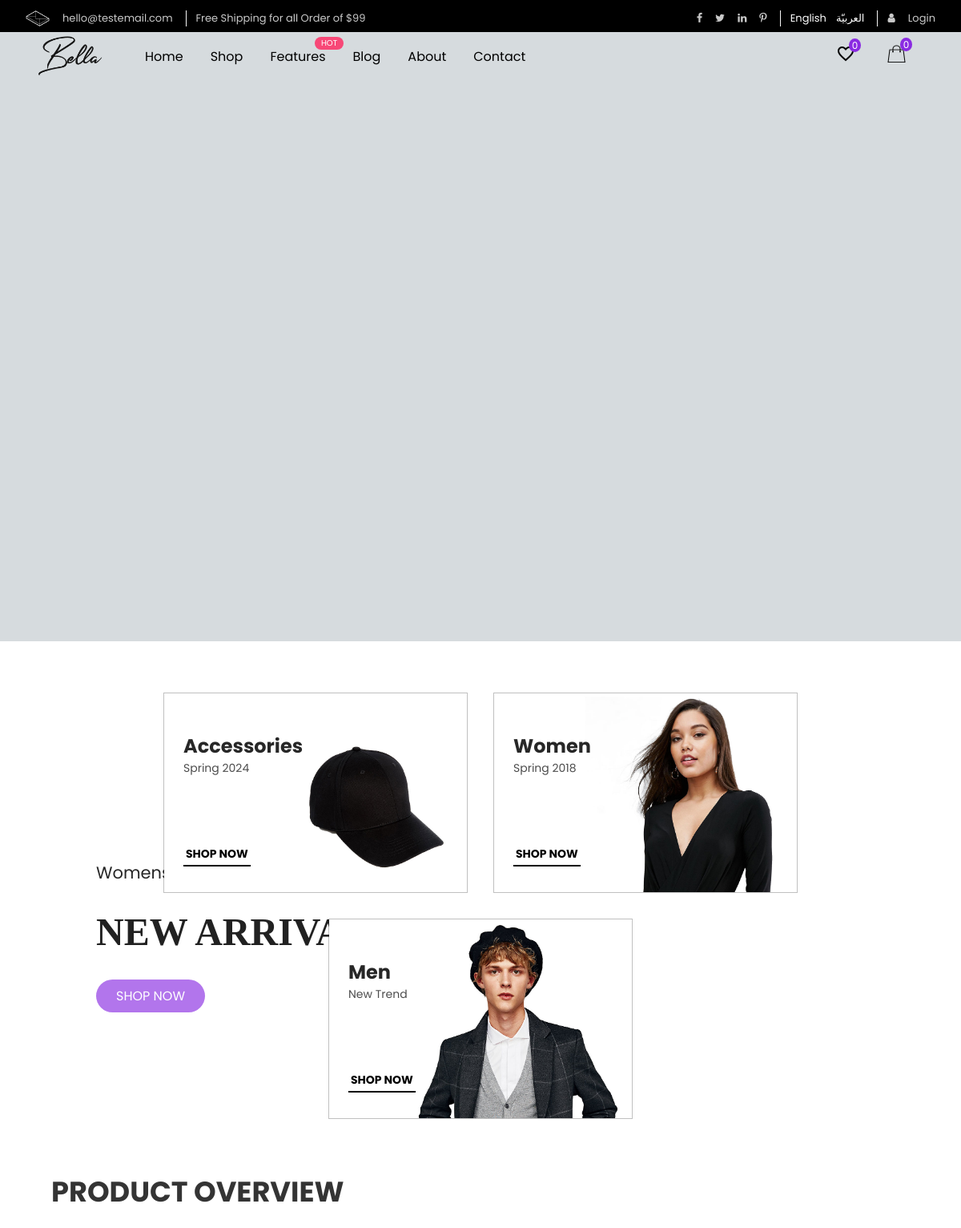
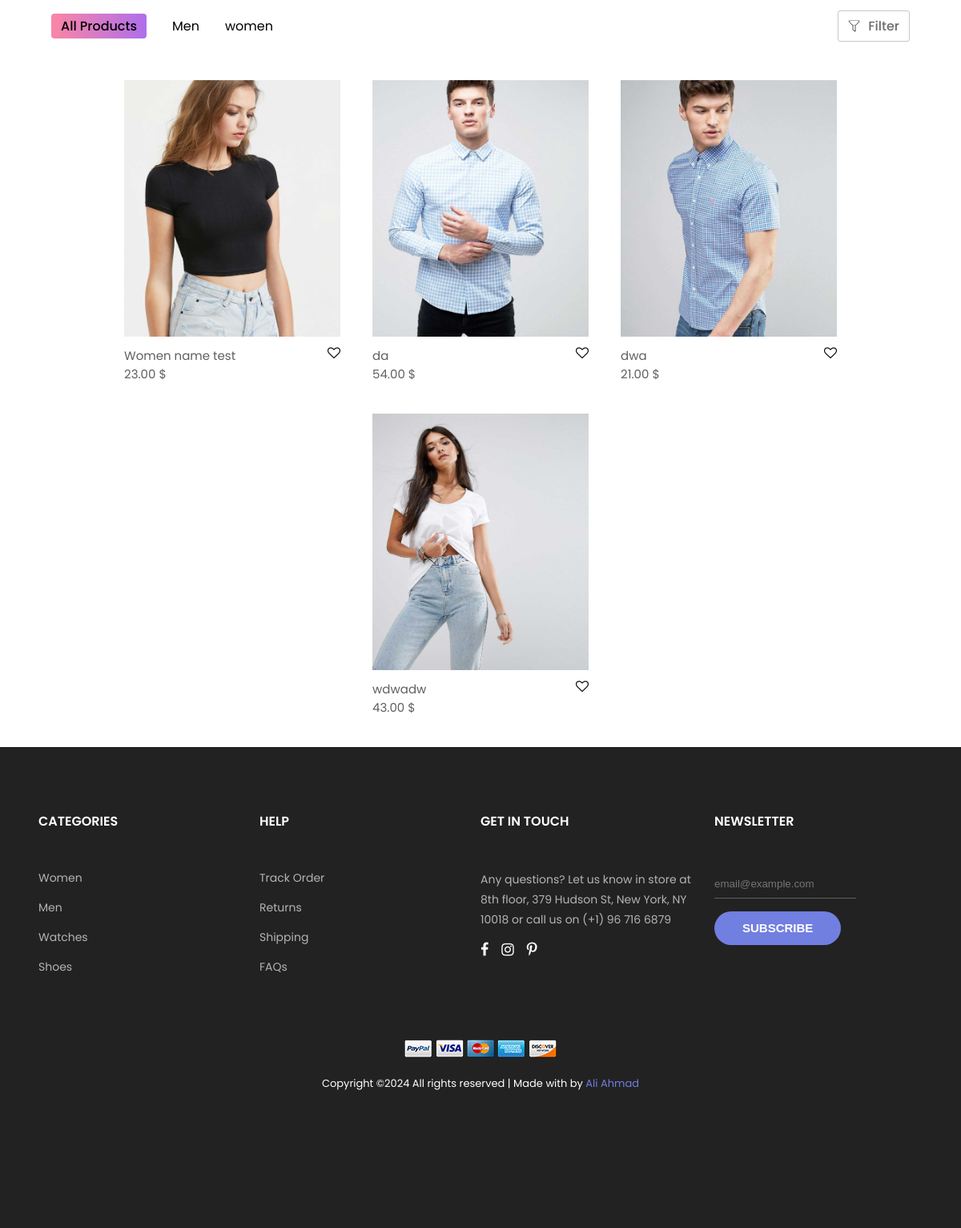
The page /en/ on the database its author committed (2 pictures, top to bottom).
### shop/models.py (models this page shows, shortened)
class Category(models.Model):
    name=models.CharField(max_length=200)
    slug=models.SlugField(max_length=200,unique=True,null=True,blank=True)
    class Meta:
        ordering=['name']
        indexes=[
        models.Index(fields=['name'])
        ]
        verbose_name='category'
        verbose_name_plural='categories'

class Product(models.Model):
    category=models.ForeignKey(Category,on_delete=models.CASCADE,related_name='c_products')
    name=models.CharField(max_length=150)
    slug=models.SlugField(max_length=150,blank=True,null=True)
    image=models.ImageField(upload_to="products_image/%Y/%m/%d",blank=True)
    description=models.TextField(blank=True)
    price=models.DecimalField(max_digits=10,decimal_places=2)
    available=models.BooleanField(default=True)
    created=models.DateTimeField(auto_now_add=True)
    updated=models.DateTimeField(auto_now=True)
    class Meta:
        ordering=['name']
        indexes=[
        models.Index(fields=['id','slug']),
        models.Index(fields=['name']),
        models.Index(fields=['-created'])
        ]
    def get_absolute_url(self):
        return reverse_lazy("shop:product_detail", kwargs={"id": self.id,'slug':self.slug})

### shop/views.py (the view)
# urls.py: path('',views.home,name='home'),
def home(request):
    categories=Category.objects.all()
    products=Product.objects.filter(available=True)
    return render(request,'home.html',{'products':products,'categories':categories})

### cart/cart.py (called while the page is built)
    def __len__(self):
        return sum(item['quantity'] for item in self.cart.values())

    def get_total_price(self):
        return sum(Decimal(item['price']) * item['quantity'] for item in self.cart.values())

### cart/context_processors.py (called while the page is built)
def cart(request):
    return {'cart': Cart(request)}

### templates/home.html (shortened to what this page needs)
{% extends 'index.html' %}
{% load static %}
{% load i18n %}
{% block content %}
<main class="home_main">
    {% include 'header.html' %}
    <div class="text">
        <p>{% trans 'Womens collection 2024' %}</p>
        <h3>{% trans 'NEW ARRIVALS' %}</h3>
        <a href="#">{% trans 'SHOP NOW' %}</a>
    </div>
</main>
<section class="photos">
    <div class="cart">
        <div class="child bg-1">
        </div>
        <div class="text">
            <h3>{% trans 'Accessories' %}</h3>
            <p>{% trans 'Spring 2024' %}</p>
        </div>
        <h3 class="shop_now"><a href="#">{% trans 'SHOP NOW' %}</a></h3>
    </div>
    <div class="cart">
        <div class="child bg-2">
        </div>
        <div class="text">
            <h3>{% trans 'Women' %}</h3>
            <p>{% trans 'Spring 2018' %}</p>
        </div>
        <h3 class="shop_now"><a href="#">{% trans 'SHOP NOW' %}</a></h3>
    </div>
    <div class="cart">
        <div class="child bg-3">
        </div>
        <div class="text">
            <h3>{% trans 'Men' %}</h3>
            <p>{% trans 'New Trend' %}</p>
        </div>
        <h3 class="shop_now"><a href="#">{% trans 'SHOP NOW' %}</a></h3>
    </div>
</section>
<h1 class="product_overview">{% trans 'PRODUCT OVERVIEW' %}</h1>
<section class="products">
    <nav>
        <ul>
            <li {% if not category %} class="selected" {% endif %}>
                <span data-slug=""  onclick="filter_products(this);">{% trans 'All Products' %}</span>
            </li>
            {% for c in categories %}
            <li>
                <span data-slug="{{c.slug}}" onclick="filter_products(this);">{{c.name}}</span>
            </li>
            {% endfor %}
        </ul>
    </nav>
    <div class="filter">
        <div>
            <img src="{% static 'images/icons8-filter-50.png' %}" alt="icons8-filter-50.png">
            <span>Filter</span></div>
    </div>
</section>
<div class="cards">
    {% for p in products %}
    <div class="card" >
        <img src="{{p.image.url}}" alt="test.jpg" class="product_image">
        <div class="info">
            <div>
                <p class="product_name">{{p.name}}</p>
                <p class="product_price">{{p.price}} $</p>
            </div>
            <i class="fa fa-heart-o"></i>
        </div>
    </div>
    {% empty %}
    <p class="empty">No products with this category</p>
    {% endfor %}
</div>
{% include 'footer.html' %}
{% endblock content %}

### templates/index.html (shortened to what this page needs)
{% load static %}
<!DOCTYPE html>
<html lang="en">
<head>
    <link rel="stylesheet" href="{% static 'css/font-awesome-4.7.0/css/font-awesome.min.css' %}">
    <link rel="stylesheet" href="{% static 'css/style.css' %}">
</head>
<body>
    {% block content %}
    {% endblock content %}
</body>
</html>

### templates/cart_aside.html (shortened to what this page needs)
{% load static %}

### templates/header.html (shortened to what this page needs)
{% load static %}
{% load i18n %}
<header>
    <section class="top_navbar">
        <nav class="top_nav">
            <div class="left_nav">
                <div>
                    <img src="{% static 'images/icons8-email-50.png' %}" alt="icons8-email-50.png" class="email_icon">
                    <p class="top_email"> hello@testemail.com</p>
                </div>
                <p class="free-p">Free Shipping for all Order of $99</p>
            </div>
            <div class="right_nav">
                <div>
                    <i class="fa fa-facebook"></i>
                    <i class="fa fa-twitter"></i>
                    <i class="fa fa-linkedin"></i>
                    <i class="fa fa-pinterest-p"></i>
                </div>
                <div>
                    {% get_current_language as LANGUAGE_CODE %}
                    {% get_available_languages as LANGUAGES %}
                    {% get_language_info_list for LANGUAGES as languages %}
                    {% for language in  languages %}
                    <ul style="list-style-type: none; display: flex; column-gap: 12px;">
                        <li >
                            <a href="/{{ language.code }}/"          {% if language.code == LANGUAGE_CODE %} class="selected"{% endif %} style="color: white; text-decoration: none;">
                                           {{ language.name_local }}
                            </a>
                        </li
                    </ul>
                    {% endfor %}
                </div>
                <div>
                    <i class="fa fa-user"></i>
                    <span>Login</span>
                </div>
            </div>
        </nav>
    </section>
    <section class="fixed-nav">
        <div class="left">
            <img src="{% static 'images/logo.png' %}" alt="logo.png" class="Logo">
            <nav>
                <ul>
                    <li>
                        <a href="{% url 'shop:home' %}">{% trans 'Home' %} </a>
                    </li>
                    <li>
                        <a href="#">{% trans 'Shop' %}</a>
                    </li>
                    <li>
                        <a href="#">{% trans 'Features' %}</a>
                        <span class="hot">HOT</span>
                    </li>
                    <li>
                        <a href="#">{% trans 'Blog' %}</a>
                    </li>
                    <li>
                        <a href="#">{% trans "About" %}</a>
                    </li>
                    <li>
                        <a href="#">{% trans 'Contact' %}</a>
                    </li>
                </ul>
            </nav>
        </div>
        <div class="right">
            <div class="likes">
                <img src="{% static 'images/icons8-heart-24 (1).png' %}" alt="icons8-heart-24 (1).png">
                <span>0</span>
            </div>
            <div class="shopping-cart">
                <img src="{% static 'images/icons8-shopping-bag-50.png' %}" alt="icons8-shopping-bag-50.png">
                <span>{{cart|length}}</span>
            </div>
        </div>
    </section>
</header>

### templates/footer.html (shortened to what this page needs)
{% load static %}
<footer>
    <div class="main_footer">
        <div class="s-f1">
            <ul>
                <li>CATEGORIES</li>
                <li><a href="#">Women</a></li>
                <li><a href="#">Men</a></li>
                <li><a href="#">Watches</a></li>
                <li><a href="#">Shoes</a></li>
            </ul>
        </div>
        <div class="s-f2">
            <ul>
                <li>HELP</li>
                <li><a href="#">Track Order</a></li>
                <li><a href="#">Returns</a></li>
                <li><a href="#">Shipping</a></li>
                <li><a href="#">FAQs</a></li>
            </ul>
        </div>
        <div class="s-f3">
            <ul>
                <li>GET IN TOUCH
                </li>
                <li style="line-height: 25px; color: rgb(180 180 180);">Any questions? Let us know in store at 8th floor, 379 Hudson St, New York, NY 10018 or call us on (+1) 96 716 6879</li>
                <li class="social-icons">
                    <div>
                        <i class="fa fa-facebook"></i>
                        <i class="fa fa-instagram"></i>
                        <i class="fa fa-pinterest-p"></i>
                    </div>
                </li>
            </ul>
        </div>
        <div class="s-f4">
            <ul>
                <li>NEWSLETTER</li>
                <li>
                    <form action="">
                        <input type="email" name="email" id="email_id" placeholder="email@example.com">
                        <input type="submit" value="SUBSCRIBE">
                    </form>
                </li>
            </ul>
        </div>
    </div>
    <div class="flags">
        <img src="{% static 'images/icon-pay-01.png' %}">
        <img src="{% static 'images/icon-pay-02.png' %}">
        <img src="{% static 'images/icon-pay-03.png' %}">
        <img src="{% static 'images/icon-pay-04.png' %}">
        <img src="{% static 'images/icon-pay-05.png' %}">
        <p>Copyright ©2024 All rights reserved | Made with by <span>Ali Ahmad </span></p>
    </div>
</footer>

### templates/ajax.html (shortened to what this page needs)
{% load static %}

### rows shown on the page
Category: name "Men"
Category: name "women"
Product: image (picture), name "Women name test", price "23.00"
Product: image (picture), name "da", price "54.00"
Product: image (picture), name "dwa", price "21.00"
Product: image (picture), name "wdwadw", price "43.00"

### other values the page prints
{{ language.name_local }} "English" "العربيّة"
{{ cart|length }} "0"
